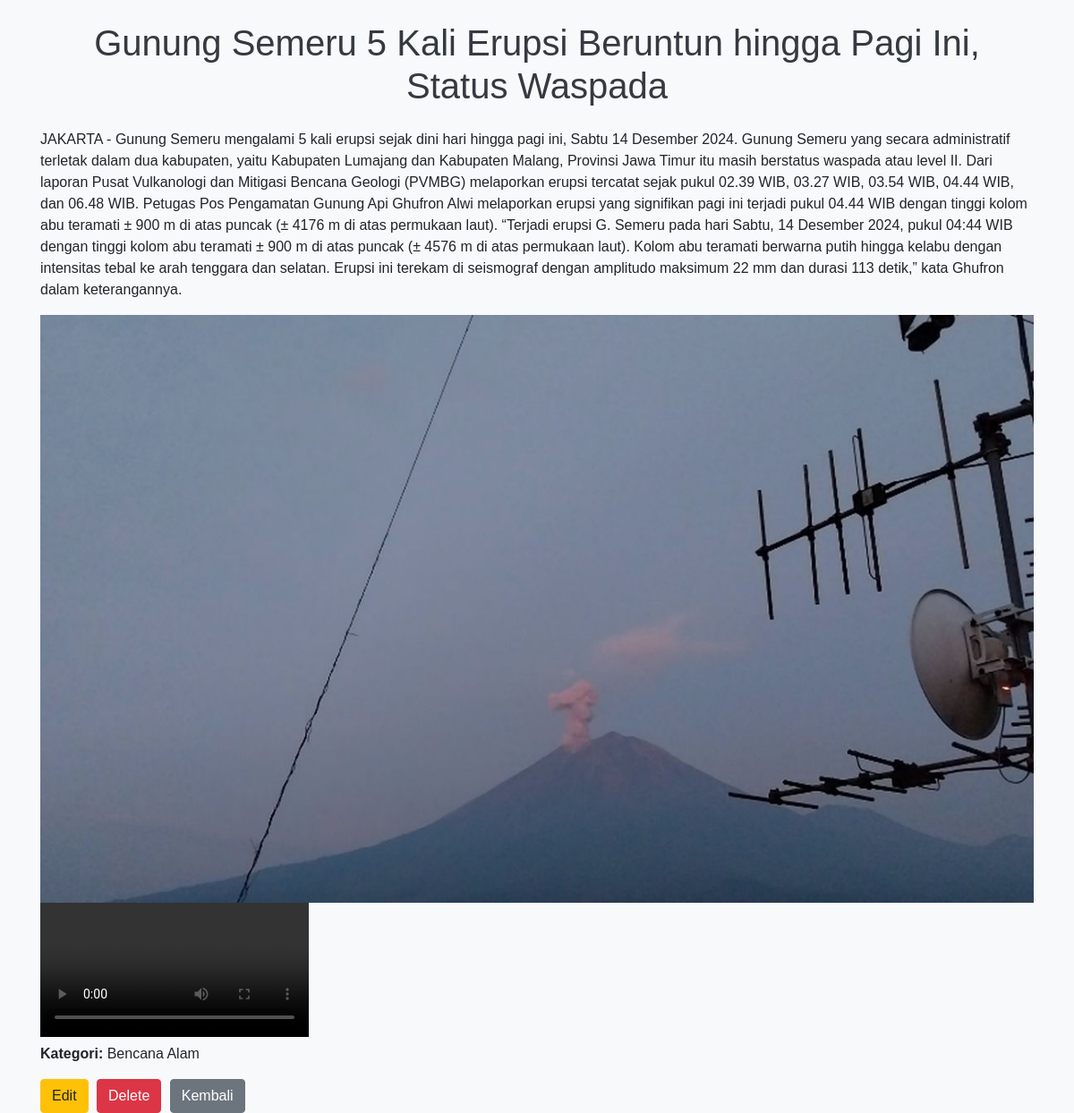
Page /detail.php?id=14 on the committed database.
### tables this page shows
CREATE TABLE `articles` (
  `id` int(11) NOT NULL,
  `title` varchar(900) NOT NULL,
  `content` text NOT NULL,
  `image` varchar(900) NOT NULL,
  `video` varchar(900) NOT NULL,
  `category_id` int(11) NOT NULL
);

CREATE TABLE `categories` (
  `id` int(11) NOT NULL,
  `name` varchar(100) NOT NULL
);

### detail.php (the view, shortened to what this page needs)
<?php
include 'config.php';
$id = $_GET['id'];
$result = $conn->query("SELECT articles.*, categories.name AS category_name FROM articles JOIN categories ON articles.category_id = categories.id WHERE articles.id=$id");
$article = $result->fetch_assoc();
?>
<!DOCTYPE html>
<html lang="id">
<head>
  <link rel="stylesheet" href="https://stackpath.bootstrapcdn.com/bootstrap/4.5.2/css/bootstrap.min.css">
  <link rel="stylesheet" href="public/css/style.css">
</head>
<body>
  <div class="container">
    <h1 class="my-4 text-center"><?php echo $article['title']; ?></h1>
    <p><?php echo $article['content']; ?></p>
    <?php if ($article['image']): ?>
      <img src="<?php echo $article['image']; ?>" class="article-image">
    <?php endif; ?>
    <?php if ($article['video']): ?>
      <video src="<?php echo $article['video']; ?>" class="article-video" controls></video>
    <?php endif; ?>
    <p><strong>Kategori:</strong> <?php echo $article['category_name']; ?></p>
    <a href="edit.php?id=<?php echo $article['id']; ?>" class="btn btn-warning">Edit</a>
    <form action="delete.php" method="post" style="display:inline;">
      <button type="submit" class="btn btn-danger">Delete</button>
    </form>
    <a href="index.php" class="btn btn-secondary">Kembali</a>
  </div>
</body>
</html>

### public/css/style.css (style rules this page uses)
body { font-family: Arial, sans-serif; background-color: #f8f9fa; }
h1 { color: #343a40; }
.btn { margin-right: 5px; }

### detail.php (style rules this page uses)
.article-image { max-width: 100%; height: auto; }
.article-video { max-width: 100%; height: auto; }

### rows in the picture
articles: title "Gunung Semeru 5 Kali Erupsi Beruntun hingga Pagi Ini, Status Waspada", content "JAKARTA - Gunung Semeru mengalami 5 kali erupsi sejak dini hari hingga pagi ini, Sabtu 14 Desember 2024. Gunung Semeru yang secara administratif terletak dalam dua kabupaten, yaitu Kabupaten Lumajang dan Kabupaten Malang, Provinsi Jawa Timur itu masih berstatus waspada atau level II. Dari laporan Pusat Vulkanologi dan Mitigasi Bencana Geologi (PVMBG) melaporkan erupsi tercatat sejak pukul 02.39 WIB, 03.27 WIB, 03.54 WIB, 04.44 WIB, dan 06.48 WIB. Petugas Pos Pengamatan Gunung Api Ghufron Alwi melaporkan erupsi yang signifikan pagi ini terjadi pukul 04.44 WIB dengan tinggi kolom abu teramati ± 900 m di atas puncak (± 4176 m di atas permukaan laut). “Terjadi erupsi G. Semeru pada hari Sabtu,…", image (picture), category.name "Bencana Alam"
